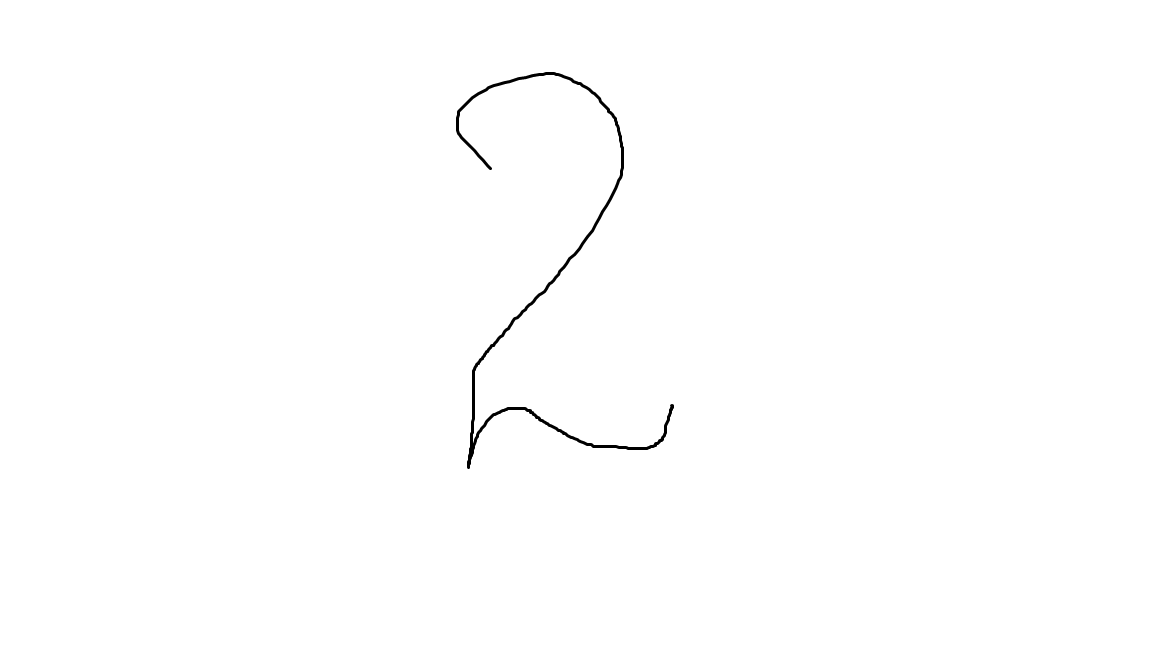
#> input picture test.png, 1152 x 648 px, found by its file name
$ python test_image_processing.py
#> lines starting #> are read from the running program, lines starting #| are printed output that depends on the picture; after the words box and inside, x2 and y2 are one past the last pixel; in counts of white or black regions, pixels touching at a corner belong together
### src/image_processing.py
import cv2
import numpy as np

def preprocess_image(image_path):
#> called with image_path = 'test.png'
    img = cv2.imread(image_path)
#> img is the input picture: shape (648, 1152, 3); min 0, max 255, mean 254

    gray = cv2.cvtColor(img, cv2.COLOR_BGR2GRAY)

    # сглаживание
    gray = cv2.GaussianBlur(gray, (3, 3), 0)

    # автоматический порог вместо фиксированного
    _, thresh = cv2.threshold(
        gray,
        0,
        255,
        cv2.THRESH_BINARY_INV + cv2.THRESH_OTSU
    )
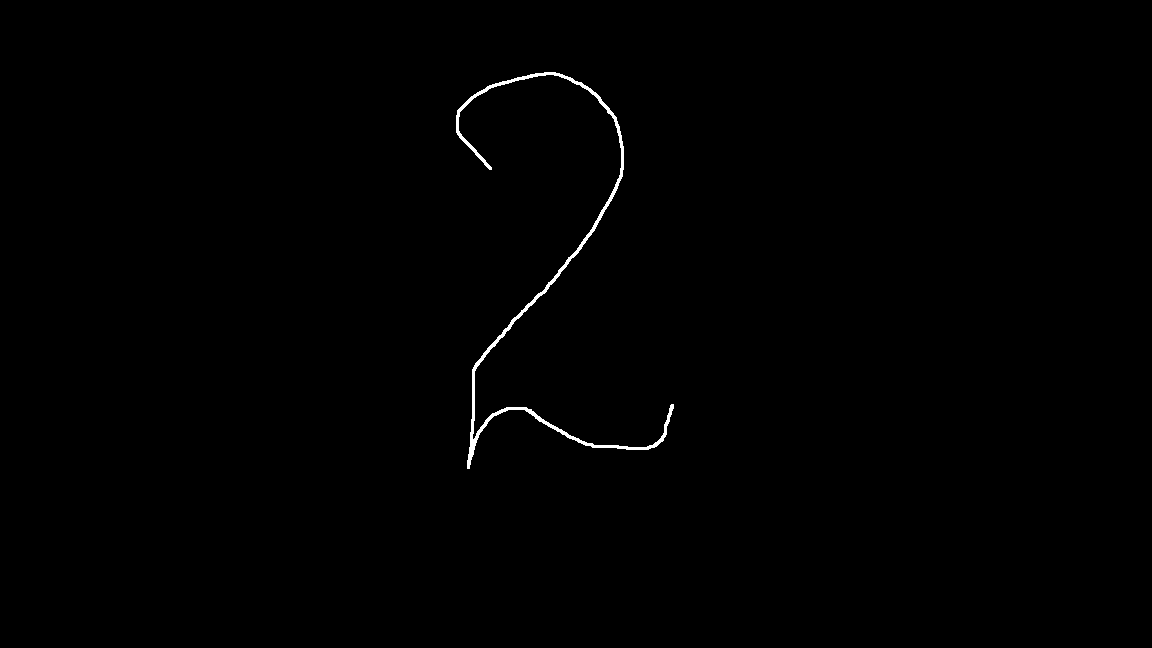
#> thresh: shape (648, 1152); 0.42% white; 1 white region, box (x1, y1, x2, y2) and area: (456, 72, 674, 469) 3159

    kernel = np.ones((2, 2), np.uint8)
    thresh = cv2.morphologyEx(thresh, cv2.MORPH_CLOSE, kernel, iterations=1)
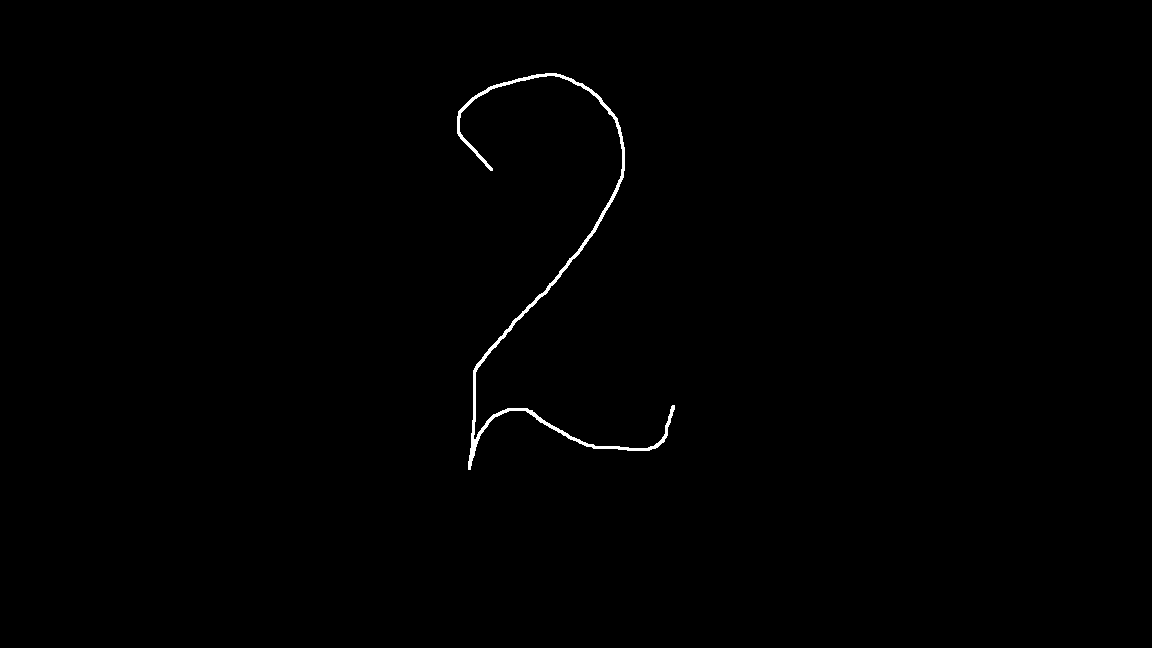
#> thresh: shape (648, 1152); 0.42% white; 1 white region

    return thresh


# [32 lines of commented-out code are left out]

def extract_characters(thresh):
    contours, _ = cv2.findContours(thresh, cv2.RETR_EXTERNAL, cv2.CHAIN_APPROX_SIMPLE)
#> contours = 1 contour; box (x1, y1, x2, y2) and area: (457, 73, 675, 470) 2348

    raw_boxes = []

    for cnt in contours:
        x, y, w, h = cv2.boundingRect(cnt)
        area = w * h

        # совсем мелкий мусор убираем
        if area < 20:
            continue

        raw_boxes.append((x, y, w, h))
#> this loop made 1 pass
#> (x, y, w, h, area) on pass 1: (457, 73, 218, 397, 86546)
#> after the loop, raw_boxes = [(457, 73, 218, 397)]

    if not raw_boxes:
        return []

    # ориентируемся на самый высокий объект как на высоту обычной буквы
    max_h = max(h for x, y, w, h in raw_boxes)
#> max_h = 397
    max_area = max(w * h for x, y, w, h in raw_boxes)
#> max_area = 86546

    big_boxes = []
    small_boxes = []

    for x, y, w, h in raw_boxes:
        area = w * h

        # маленькие элементы: точки над i/j
        if h < max_h * 0.45 and area < max_area * 0.30:
            small_boxes.append((x, y, w, h))
        else:
            big_boxes.append((x, y, w, h))
#> after the loop, big_boxes = [(457, 73, 218, 397)]; small_boxes = []

    # присоединяем маленькие элементы к ближайшей основной букве
    for sx, sy, sw, sh in small_boxes:
        s_center_x = sx + sw / 2
        s_center_y = sy + sh / 2

        best_index = None
        best_score = 10**9

        for i, (x, y, w, h) in enumerate(big_boxes):
            b_center_x = x + w / 2

            # точка должна быть примерно над буквой или в верхней её части
            if s_center_y > y + h * 0.65:
                continue

            # точка должна быть по горизонтали рядом с буквой
            if not (x - 25 <= s_center_x <= x + w + 25):
                continue

            horizontal_distance = abs(b_center_x - s_center_x)
            vertical_distance = abs(y - (sy + sh))

            score = horizontal_distance + vertical_distance * 0.5

            if score < best_score:
                best_score = score
                best_index = i

        if best_index is not None:
            x, y, w, h = big_boxes[best_index]

            new_x = min(x, sx)
            new_y = min(y, sy)
            new_right = max(x + w, sx + sw)
            new_bottom = max(y + h, sy + sh)

            big_boxes[best_index] = (
                new_x,
                new_y,
                new_right - new_x,
                new_bottom - new_y
            )
#> this loop made 0 passes

        # если маленький элемент не удалось присоединить,
        # считаем его шумом и не добавляем отдельно

    big_boxes = sorted(big_boxes, key=lambda b: b[0])

    return big_boxes

# [51 lines of commented-out code are left out]

# [42 lines left out: function extract_and_prepare, not called in this run]

# [45 lines of commented-out code are left out]

### src/test_image_processing.py
import cv2
from image_processing import preprocess_image, extract_characters

image_path = "test.png"

thresh = preprocess_image(image_path)

boxes = extract_characters(thresh)
#> boxes = [(457, 73, 218, 397)]

img = cv2.imread(image_path)

for (x, y, w, h) in boxes:
    cv2.rectangle(img, (x, y), (x+w, y+h), (0, 255, 0), 2)
#> this loop made 1 pass
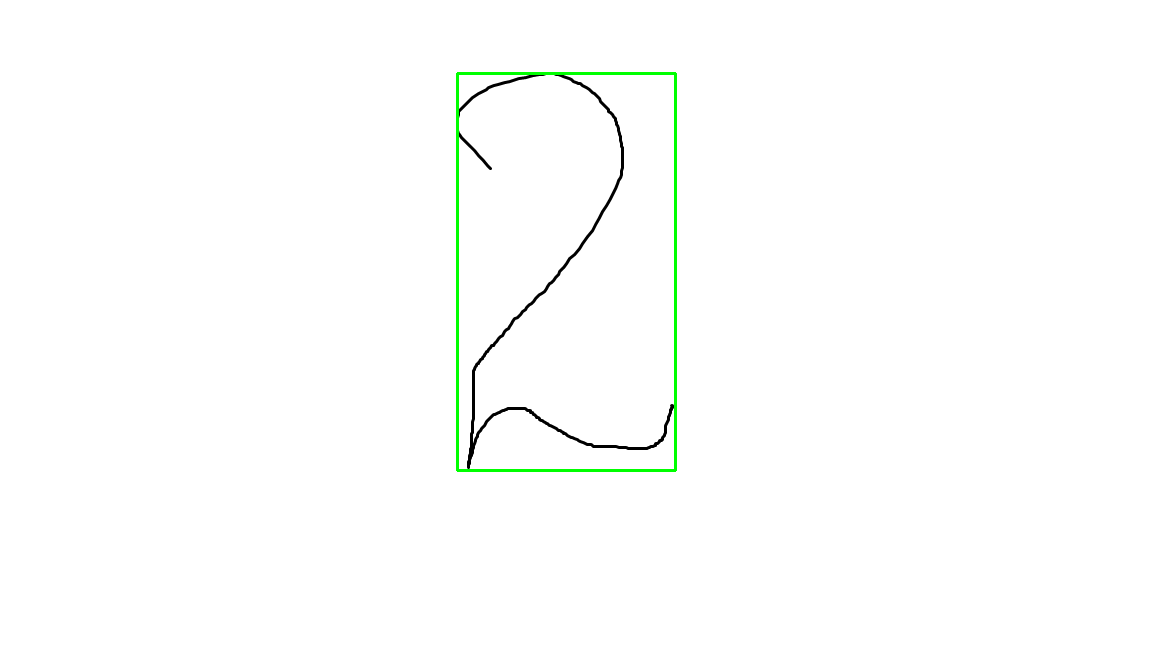
#> img: shape (648, 1152, 3); 0.49% of pixels changed, all inside (x1, y1, x2, y2) = (456, 72, 677, 472)

cv2.imshow("Detected Characters", img)
cv2.waitKey(0)
cv2.destroyAllWindows()

$ run again, with abcde.png copied over test.png
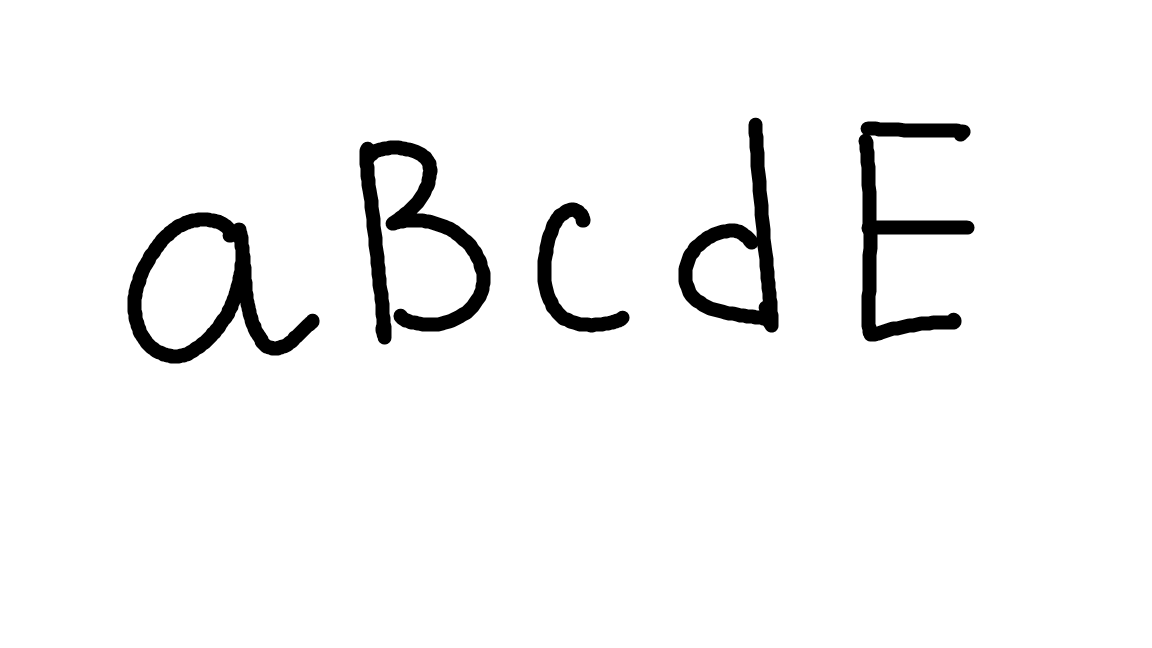
#> input picture abcde.png, 1152 x 648 px, found by its file name
#> in preprocess_image, img is the input picture: shape (648, 1152, 3); min 0, max 255, mean 244.3
#> in preprocess_image, `thresh = cv2.morphologyEx(thresh, cv2.MORPH_CLOSE, kernel, iterations=1)`:
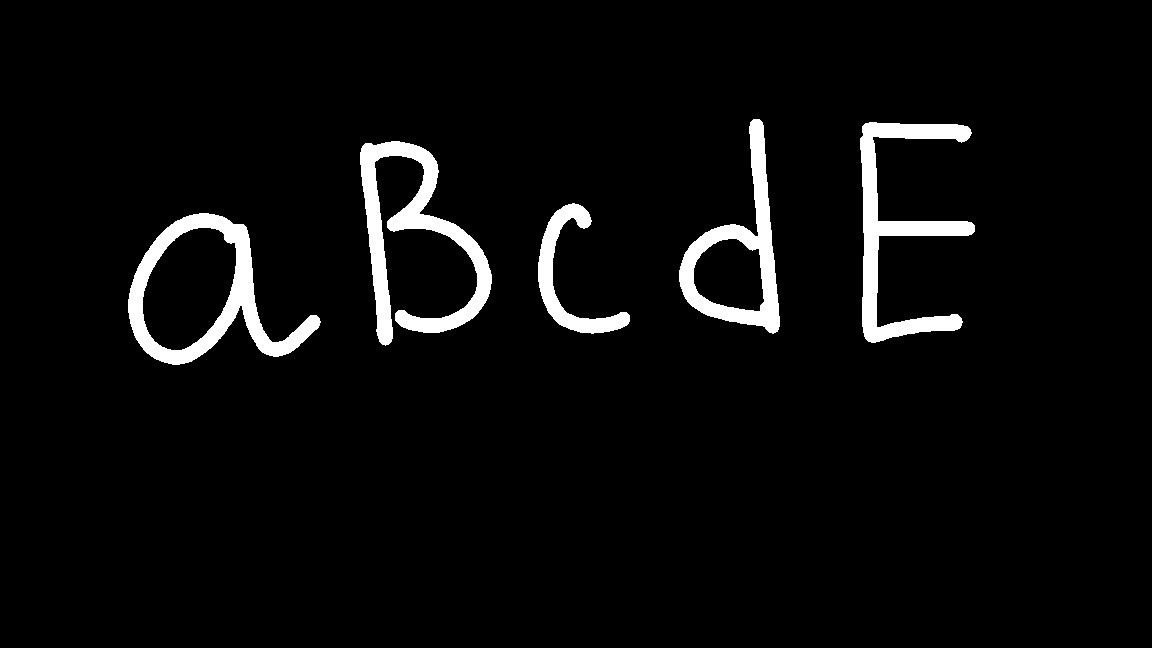
#> thresh: shape (648, 1152); 4.3% white; 5 white regions
#> contours = 5 contours; box (x1, y1, x2, y2) and area: (128, 213, 321, 365) 15470, (679, 119, 780, 334) 9556, (360, 141, 492, 346) 7588, (860, 122, 975, 343) 6813, (538, 203, 630, 334) 2884
#> the loop in extract_characters, `for cnt in contours:` made 5 passes
#> (x, y, w, h, area) on passes 1 to 5: (128, 213, 193, 152, 29336), (538, 203, 92, 131, 12052), (360, 141, 132, 205, 27060), (860, 122, 115, 221, 25415), (679, 119, 101, 215, 21715)
#> after the loop in extract_characters, `for cnt in contours:`: raw_boxes = [(128, 213, 193, 152), (538, 203, 92, 131), (360, 141, 132, 205), (860, 122, 115, 221), (679, 119, 101, 215)]
#> max_h = 221
#> max_area = 29336
#> the loop in extract_characters, `for x, y, w, h in raw_boxes:` made 5 passes
#> after the loop in extract_characters, `for x, y, w, h in raw_boxes:`: big_boxes has the same summary as raw_boxes; small_boxes = []
#> in extract_characters, `big_boxes = sorted(big_boxes, key=lambda b: b[0])`: big_boxes = [(128, 213, 193, 152), (360, 141, 132, 205), (538, 203, 92, 131), (679, 119, 101, 215), (860, 122, 115, 221)]
#> boxes has the same summary as big_boxes in extract_characters
#> the loop `for (x, y, w, h) in boxes:` made 5 passes
#> after the loop `for (x, y, w, h) in boxes:`:
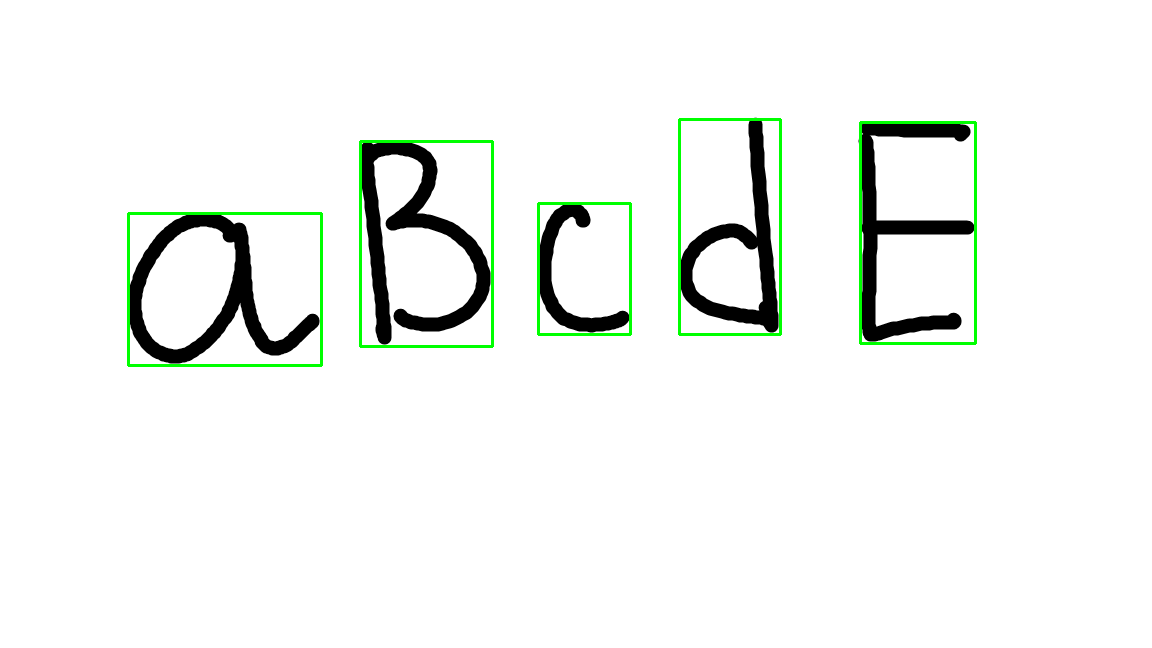
#> img: shape (648, 1152, 3); 1.25% of pixels changed, all inside (x1, y1, x2, y2) = (127, 118, 977, 367)

$ run again, with fghigk.png copied over test.png
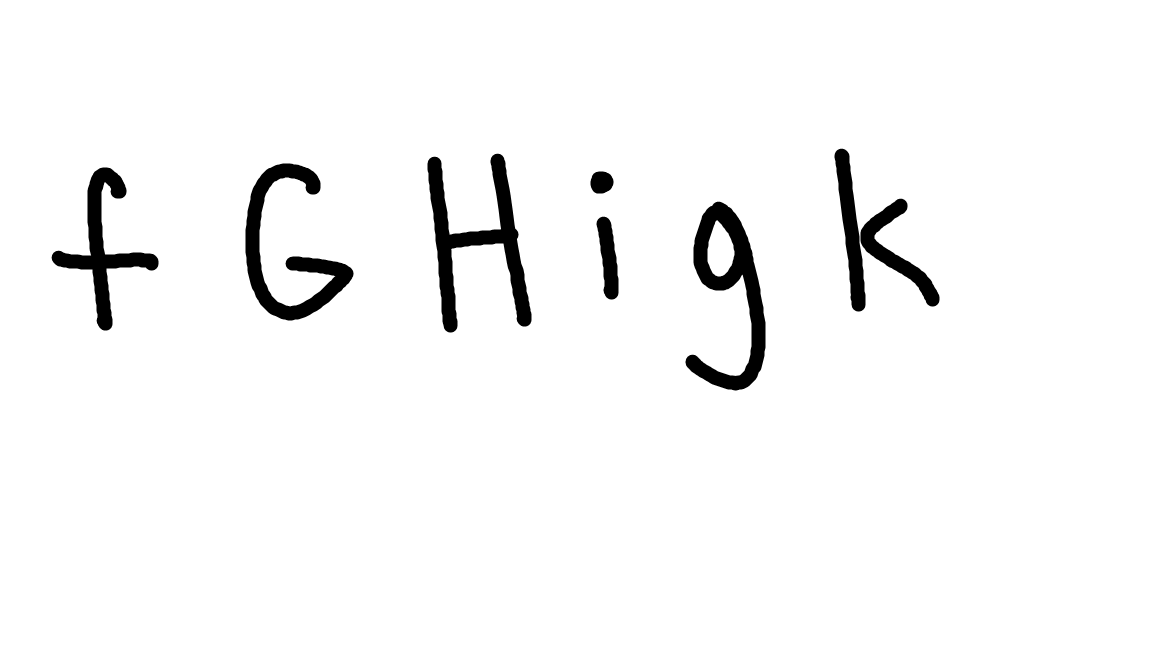
#> input picture fghigk.png, 1152 x 648 px, found by its file name
#> in preprocess_image, img is the input picture: shape (648, 1152, 3); min 0, max 255, mean 246.2
#> in preprocess_image, `thresh = cv2.morphologyEx(thresh, cv2.MORPH_CLOSE, kernel, iterations=1)`:
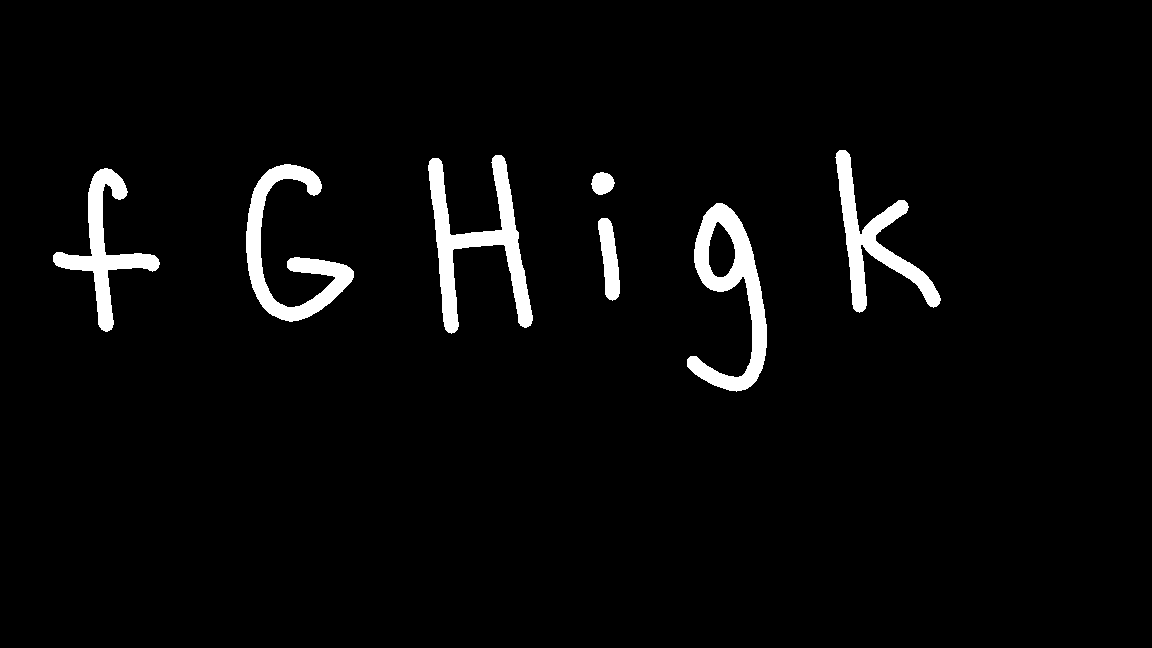
#> thresh: shape (648, 1152); 3.5% white; 7 white regions
#> contours = 7 contours; box (x1, y1, x2, y2) and area: (687, 203, 767, 392) 6184, (428, 155, 533, 334) 5368, (246, 164, 354, 322) 4673, (835, 150, 941, 313) 4193, (53, 168, 160, 332) 3832, (598, 218, 620, 301) 1074, (591, 172, 615, 195) 378
#> the loop in extract_characters, `for cnt in contours:` made 7 passes
#> (x, y, w, h, area) on passes 1 to 7: (598, 218, 22, 83, 1826), (687, 203, 80, 189, 15120), (591, 172, 24, 23, 552), (53, 168, 107, 164, 17548), (246, 164, 108, 158, 17064), (428, 155, 105, 179, 18795), (835, 150, 106, 163, 17278)
#> after the loop in extract_characters, `for cnt in contours:`: raw_boxes = [(598, 218, 22, 83), (687, 203, 80, 189), (591, 172, 24, 23), (53, 168, 107, 164), (246, 164, 108, 158), (428, 155, 105, 179), (835, 150, 106, 163)]
#> max_h = 189
#> max_area = 18795
#> the loop in extract_characters, `for x, y, w, h in raw_boxes:` made 7 passes
#> after the loop in extract_characters, `for x, y, w, h in raw_boxes:`: big_boxes = [(687, 203, 80, 189), (53, 168, 107, 164), (246, 164, 108, 158), (428, 155, 105, 179), (835, 150, 106, 163)]; small_boxes = [(598, 218, 22, 83), (591, 172, 24, 23)]
#> the loop in extract_characters, `for sx, sy, sw, sh in small_boxes:` made 2 passes
#> (sx, sy, sw, sh, s_center_x, s_center_y) on passes 1 to 2: (598, 218, 22, 83, 609, 259.5), (591, 172, 24, 23, 603, 183.5)
#> in extract_characters, `big_boxes = sorted(big_boxes, key=lambda b: b[0])`: big_boxes = [(53, 168, 107, 164), (246, 164, 108, 158), (428, 155, 105, 179), (687, 203, 80, 189), (835, 150, 106, 163)]
#> boxes has the same summary as big_boxes in extract_characters
#> the loop `for (x, y, w, h) in boxes:` made 5 passes
#> after the loop `for (x, y, w, h) in boxes:`:
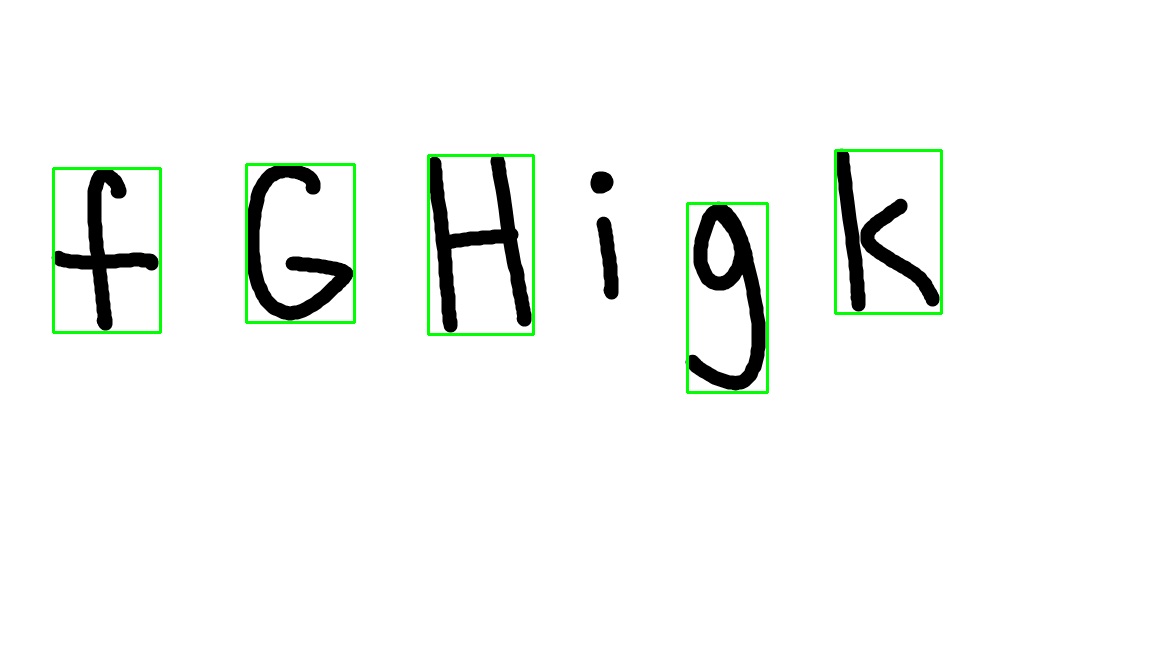
#> img: shape (648, 1152, 3); 1.09% of pixels changed, all inside (x1, y1, x2, y2) = (52, 149, 943, 394)
